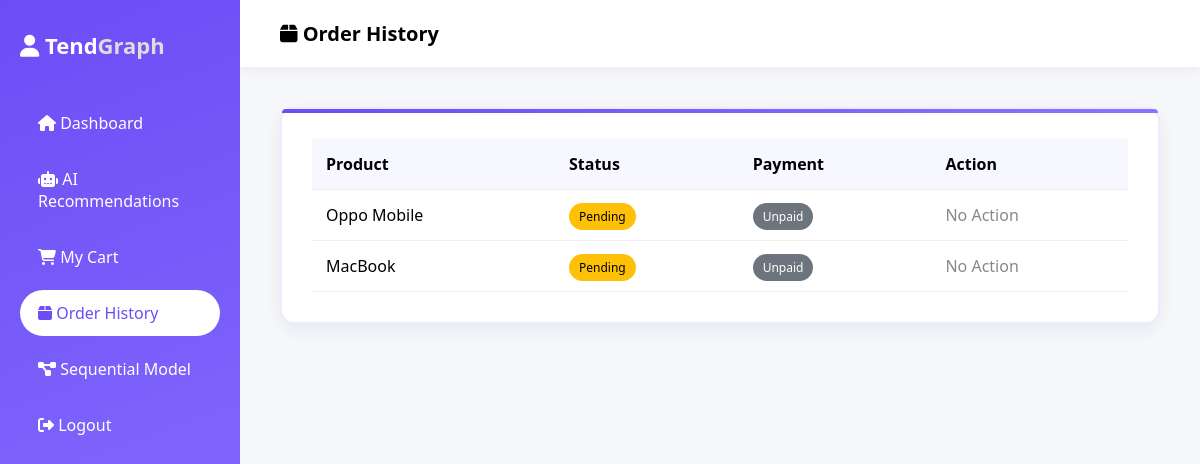
/buyer_orders (signed in), run on the app's committed database.
### tables this page shows
CREATE TABLE `orders` (
  `id` INTEGER PRIMARY KEY AUTOINCREMENT,
  `buyer_id` INTEGER DEFAULT NULL,
  `seller_id` INTEGER DEFAULT NULL,
  `product_id` INTEGER DEFAULT NULL,
  `price` float default NULL,
  `status` varchar(20) default 'pending',
  `payment_status` varchar(20) default 'unpaid',
  `created_at` timestamp NOT NULL default CURRENT_TIMESTAMP
);

CREATE TABLE `products` (
  `id` INTEGER PRIMARY KEY AUTOINCREMENT,
  `seller_id` INTEGER DEFAULT NULL,
  `name` varchar(200) default NULL,
  `price` float default NULL,
  `specification` text,
  `image` varchar(200) default NULL,
  `created_at` timestamp NOT NULL default CURRENT_TIMESTAMP
);

### modules/buyer.py (the view)
@buyer_bp.route("/buyer_orders")
def buyer_orders():
    conn=get_db()
    cur=conn.cursor()
    cur.execute("""
    SELECT orders.*,products.name,products.image
    FROM orders
    JOIN products ON products.id=orders.product_id
    WHERE buyer_id=?
    """,(session["buyer"],))
    orders=cur.fetchall()
    return render_template("buyer_orders.html",orders=orders)

### modules/utils.py (called while the page is built)
def dict_factory(cursor, row):
    d = {}
    for idx, col in enumerate(cursor.description):
        d[col[0]] = row[idx]
    return d

def get_db():
    conn=sqlite3.connect("purchasing_tendency.db", check_same_thread=False)
    conn.row_factory = dict_factory
    return conn

### templates/buyer_orders.html (shortened to what this page needs)
<!DOCTYPE html>
<html>
<head>
<link rel="stylesheet" href="https://cdnjs.cloudflare.com/ajax/libs/font-awesome/6.5.0/css/all.min.css">
</head>
<body>
<div class="sidebar">
<div class="logo">
<i class="fa fa-user"></i> Tend<span>Graph</span>
</div>
<a href="/buyer_dashboard">
<i class="fa fa-home"></i> Dashboard
</a>
<a href="/recommendations">
<i class="fa fa-robot"></i> AI Recommendations
</a>
<a href="/cart">
<i class="fa fa-shopping-cart"></i> My Cart
</a>
<a href="/buyer_orders" class="active">
<i class="fa fa-box"></i> Order History
</a>
<a href="/seq">
<i class="fa fa-project-diagram"></i> Sequential Model
</a>
<a href="/logout">
<i class="fa fa-sign-out-alt"></i> Logout
</a>
</div>
<div class="main">
<div class="header">
<i class="fa fa-box"></i> Order History
</div>
<div class="content">
<div class="order-container">
{% if orders %}
<table>
<tr>
<th>Product</th>
<th>Status</th>
<th>Payment</th>
<th>Action</th>
</tr>
{% for o in orders %}
<tr>
<td>{{o.name}}</td>
<td>
{% if o.status == 'approved' %}
<span class="badge badge-success">Approved</span>
{% elif o.status == 'rejected' %}
<span class="badge badge-danger">Rejected</span>
{% else %}
<span class="badge badge-warning">Pending</span>
{% endif %}
</td>
<td>
{% if o.payment_status == 'paid' %}
<span class="badge badge-paid">Paid</span>
{% else %}
<span class="badge badge-unpaid">Unpaid</span>
{% endif %}
</td>
<td>
{% if o.status == 'approved' and o.payment_status == 'unpaid' %}
<a href="/pay/{{o.id}}" class="pay-btn">
<i class="fa fa-credit-card"></i> Pay via UPI
</a>
{% else %}
<span style="color:#888">No Action</span>
{% endif %}
</td>
</tr>
{% endfor %}
</table>
{% else %}
<div class="empty">
<i class="fa fa-box-open fa-2x"></i>
<p>You have no orders yet.</p>
</div>
{% endif %}
</div>
</div>
</div>
</body>
</html>

### templates/buyer_orders.html (style rules this page uses)
* { margin:0; padding:0; box-sizing:border-box; font-family:Segoe UI,sans-serif; }
body { background:#f6f7fb; display:flex; }
.sidebar { width:240px; height:100vh; background:linear-gradient(160deg,#6c4df6,#8b73ff); padding:30px 20px; position:fixed; }
.logo { color:white; font-size:22px; font-weight:bold; margin-bottom:40px; }
.logo span { color:#ddd; }
.sidebar a { display:block; padding:12px 18px; margin-bottom:10px; color:white; text-decoration:none; border-radius:30px; font-weight:500; transition:0.3s; }
.sidebar a.active { background:white; color:#6c4df6; }
.main { margin-left:240px; width:100%; }
.header { background:white; padding:20px 40px; font-size:20px; font-weight:600; box-shadow:0 3px 10px rgba(0,0,0,0.05); }
.content { padding:40px; }
.order-container { background:white; padding:30px; border-radius:14px; border:2px solid #ecebff; box-shadow:0 6px 18px rgba(0,0,0,0.06); position:relative; }
.order-container:before { content:""; position:absolute; top:0; left:0; width:100%; height:4px; background:linear-gradient(90deg,#6c4df6,#8b73ff); border-radius:14px 14px 0 0; }
table { width:100%; border-collapse:collapse; }
th,td { padding:14px; text-align:left; border-bottom:1px solid #eee; }
th { background:#f7f7ff; }
.badge { padding:5px 10px; border-radius:20px; font-size:12px; color:white; }
.badge-warning { background:#ffc107; color:black; }
.badge-unpaid { background:#6c757d; }

### data on the page
orders: name "Oppo Mobile", status "Pending", payment_status "Unpaid"
orders: name "MacBook", status "Pending", payment_status "Unpaid"
